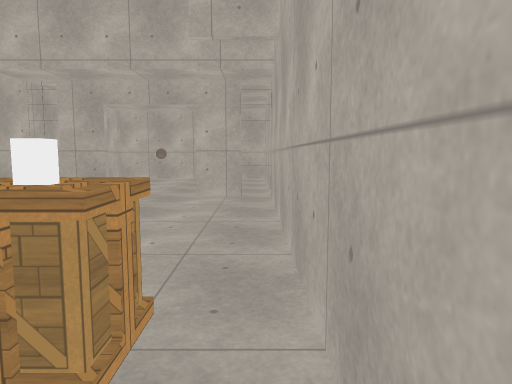
[1] (above)

14 first-person views from a walk through a Godot game level. The camera is 1.4 m above the floor, tilts 6° down and sees 70° across. Doors that lead somewhere are drawn open, without their leaves. The floor is counted in squares, 1 m on a side. Each view is taken from the middle of a square. On the plan, view 1 faces up. The plan holds only what a view shows up to about 16 squares ahead; the rest is blank. Surface patterns are stand-ins for the level's own textures.

[2]
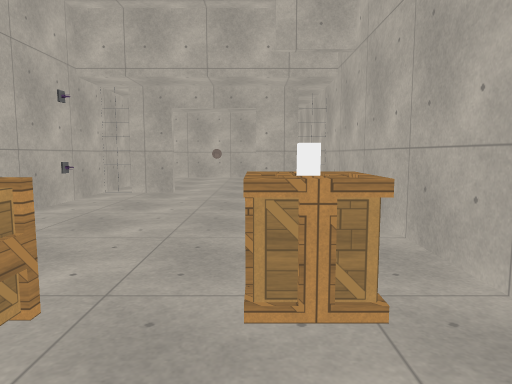

[3]
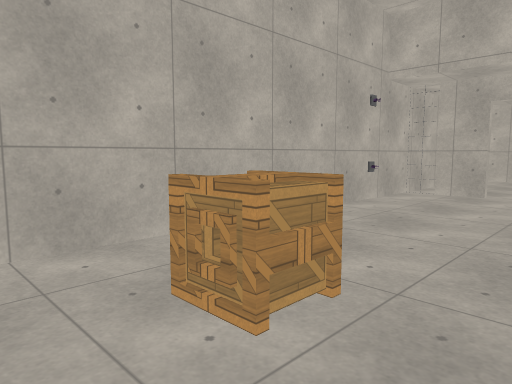

[4]
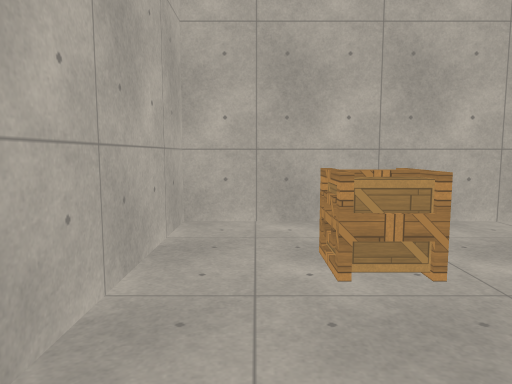

[5]
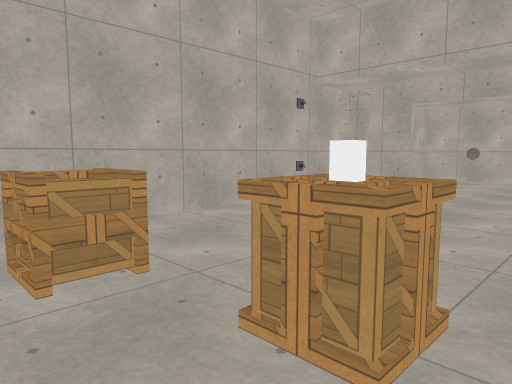

[6]
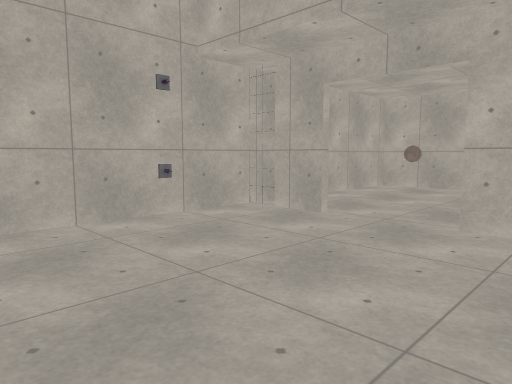

[7]
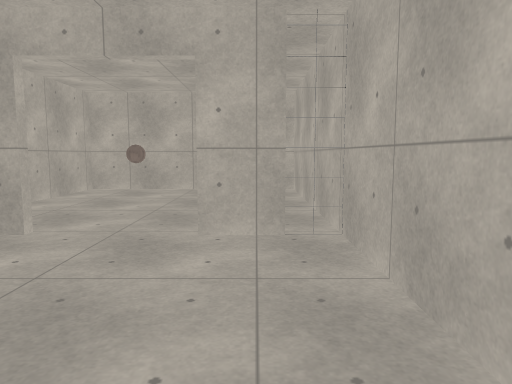

[8]
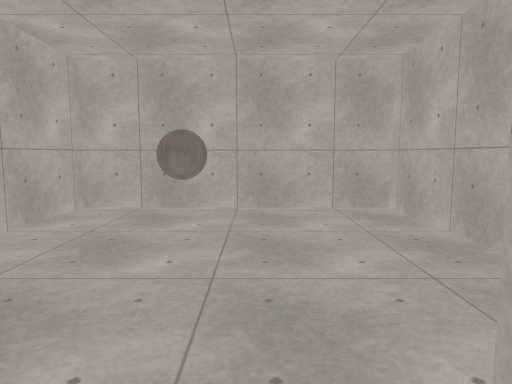

[9]
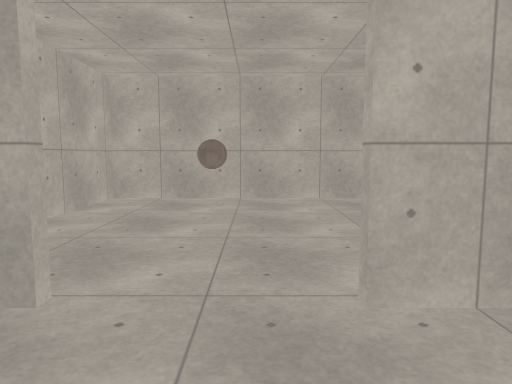

[10]
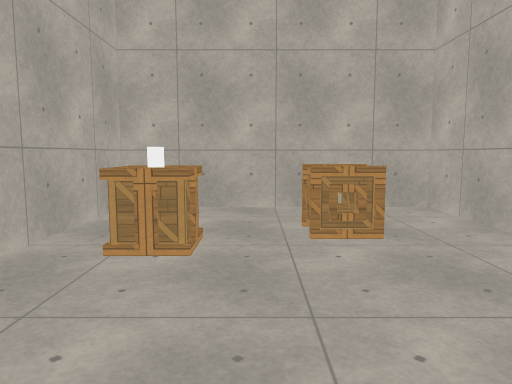

[11]
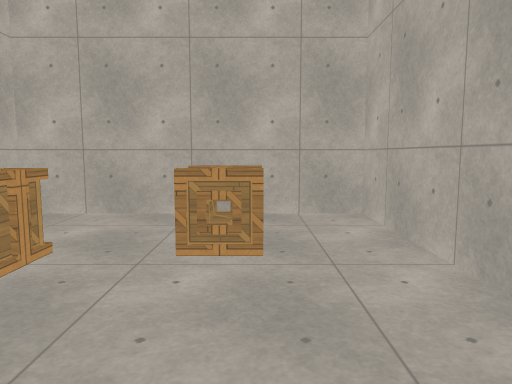

[12]
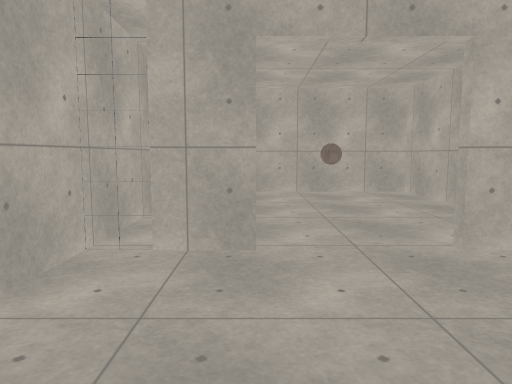

[13]
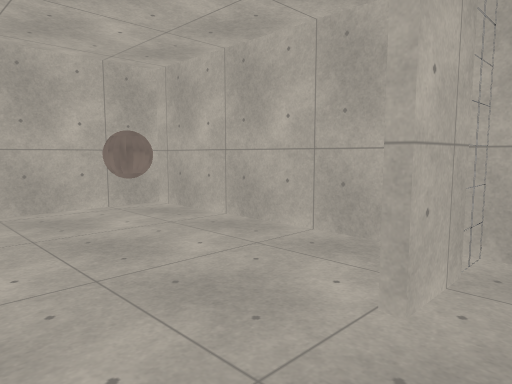

[14]
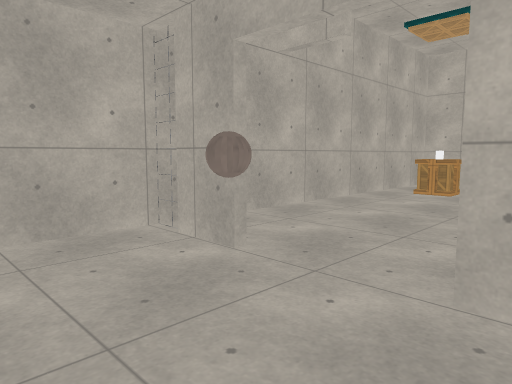

### Floor plan
Ten units are one square. View 1 is at (0, 0); x grows to the right and y downward. Boxes are objects, and circles mark ways between rooms. Rooms are numbered by the first view taken in them; rooms with no view inside come last. Other rooms are left out.
<svg viewBox="-80 -210 90 230">
<path fill="none" stroke="#000" d="M-49 -122 -65 -122M-75 -120 -75 15 5 15 5 -120M-4 -122 -20 -122M-55 -124 -50 -124M-21 -124 -5 -124M5 -120 5 -205 -75 -205 -75 -120"/>
<rect x="-75" y="-105" width="10" height="10" fill="#bbb"><title>gun</title></rect>
<rect x="-55" y="-25" width="20" height="20" fill="#bbb"><title>box</title></rect>
<rect x="-25" y="-35" width="20" height="20" fill="#bbb"><title>box</title></rect>
<rect x="-45" y="-145" width="10" height="10" fill="#bbb"><title>other object</title></rect>
<circle cx="-35" cy="-120" r="3" fill="#2a7"/>
<text x="-40" y="-50">1</text>
<text x="-40" y="-170">2</text>
</svg>
Room 1 opens to room 2.

Where each view was taken, in squares from view 1:
view 1: 0 up, 0 right, facing up
view 2: 1 down, 2 left, facing up
view 3: 1 down, 2 left, facing up-left
view 4: 0 up, 0 right, facing left
view 5: 0 up, 0 right, facing up-left
view 6: 5 up, 0 right, facing up-left
view 7: 6 up, 1 left, facing up
view 8: 11 up, 3 left, facing up
view 9: 9 up, 3 left, facing up
view 10: 8 up, 3 left, facing down
view 11: 7 up, 5 left, facing down
view 12: 7 up, 5 left, facing up
view 13: 11 up, 5 left, facing up-right
view 14: 16 up, 6 left, facing down-right
